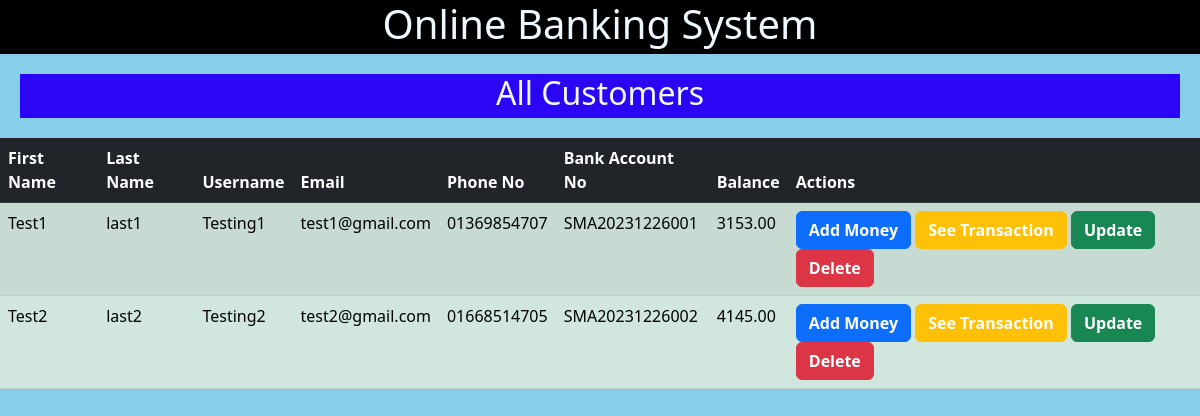
Before: /see_all_customers/ with the older database file.
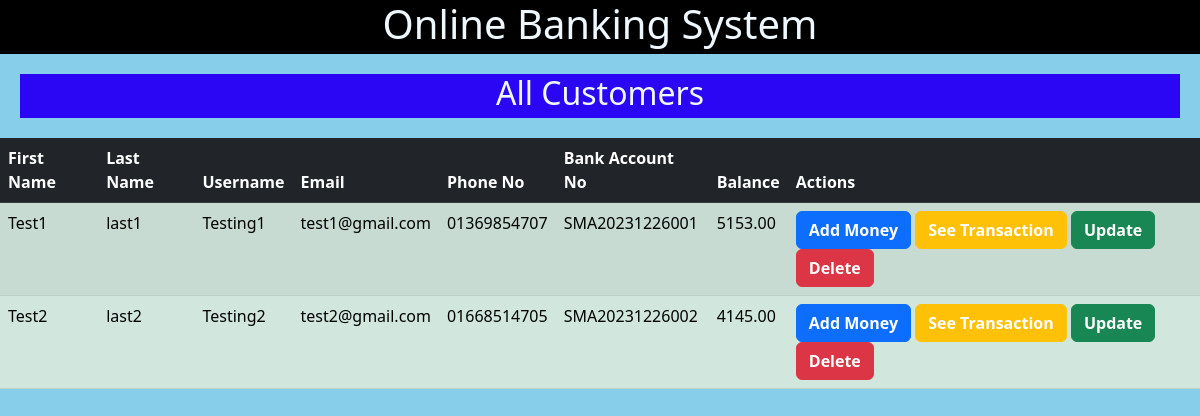
After: the same page with the newer database file.
### MainApp/models.py (models this page shows)
class UserProfile(models.Model):
    user = models.OneToOneField(User, on_delete=models.CASCADE)
    bank_account_no = models.CharField(max_length=20, unique=True)
    phone_no = models.CharField(max_length=15, unique=True)
    balance = models.DecimalField(max_digits=12, decimal_places=2, default=0)

### MainApp/views.py (the view)
# urls.py: path('see_all_customers/', views.see_all_customers, name='see_all_customers'),
def see_all_customers(request):
    customers = UserProfile.objects.all()
    return render(request, 'see_all_customers.html', {'customers': customers})

### templates/see_all_customers.html
{% extends 'base.html' %}
{% block content %}
    <h2 class="head-center">All Customers</h2>
    <table class="table table-dark table-striped">
        <thead>
            <tr>
                <th>First Name</th>
                <th>Last Name</th>
                <th>Username</th>
                <th>Email</th>
                <th>Phone No</th>
                <th>Bank Account No</th>
                <th>Balance</th>
                <th>Actions</th>
            </tr>
        </thead>
        <tbody>
            {% for customer in customers %}
                <tr class="table-success">
                    <td>{{ customer.user.first_name }}</td>
                    <td>{{ customer.user.last_name }}</td>
                    <td>{{ customer.user.username }}</td>
                    <td>{{ customer.user.email }}</td>
                    <td>{{ customer.phone_no }}</td>
                    <td>{{ customer.bank_account_no }}</td>
                    <td>{{ customer.balance }}</td>
                    <td>
                        <button class="btn btn-primary" type="button"><a href="{% url 'add_money' customer.id %}" class="no-underline">Add Money</a></button>
                        <button class="btn btn-warning" type="button"><a href="{% url 'transaction_details' customer.id %}" class="no-underline">See Transaction</a></button>
                        <button class="btn btn-success" type="button"><a href="{% url 'update_customer' customer.id %}" class="no-underline">Update</a></button>
                        <button class="btn btn-danger" type="button"><a href="{% url 'delete_customer' customer.id %}" class="no-underline">Delete</a></button>
                    </td>
                </tr>
            {% endfor %}
        </tbody>
    </table>
{% endblock %}

Changed rows visible on the page:
changed UserProfile "SMA20231226001": balance "3153.00" → "5153.00"
